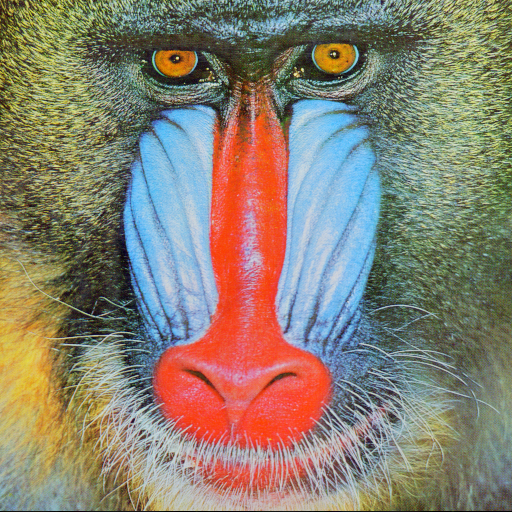
#> input picture HelloImage - OpenCV/baboon.png, 512 x 512 px
$ python TesteConvolucao.py
#> lines starting #> are read from the running program, lines starting #| are printed output that depends on the picture
import cv2
import numpy as np
import matplotlib.pyplot as plt

# Carregar uma imagem em escala de cinza
image = cv2.imread('baboon.png', cv2.IMREAD_GRAYSCALE)
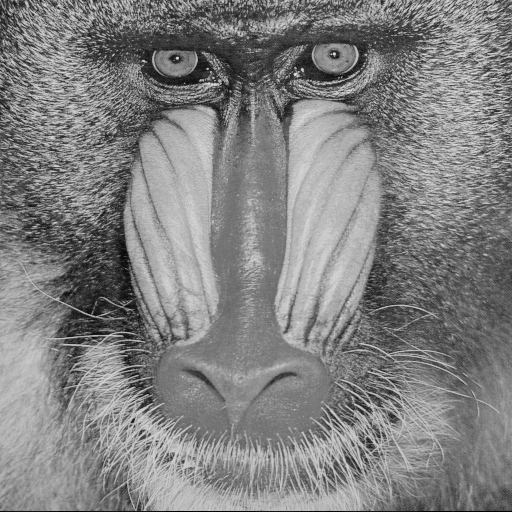
#> image: shape (512, 512); min 0, max 230, mean 129.1

# Kernel Sobel para bordas horizontais (não rotacionado)
sobel_horizontal = np.array([[1, 2, 1],
                             [0, 0, 0],
                             [-1, -2, -1]])

# Aplicar o filtro usando o kernel original
sobel_filtered = cv2.filter2D(image, -1, sobel_horizontal)
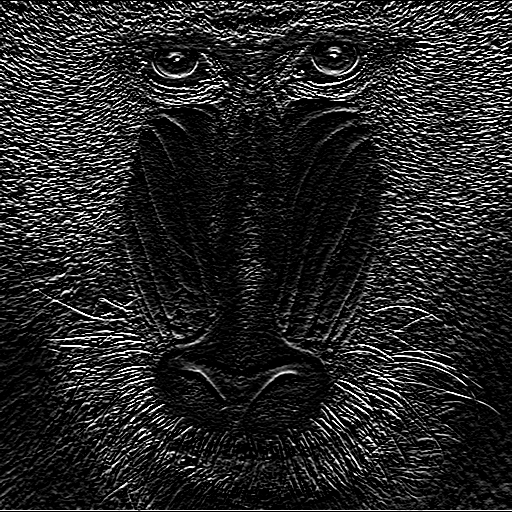
#> sobel_filtered: shape (512, 512); min 0, max 255, mean 38.3

# Kernel Sobel rotacionado 180° para bordas horizontais
sobel_horizontal_rotated = np.array([[-1, -2, -1],
                                     [0, 0, 0],
                                     [1, 2, 1]])

# Aplicar o filtro usando o kernel rotacionado
sobel_filtered_rotated = cv2.filter2D(image, -1, sobel_horizontal_rotated)
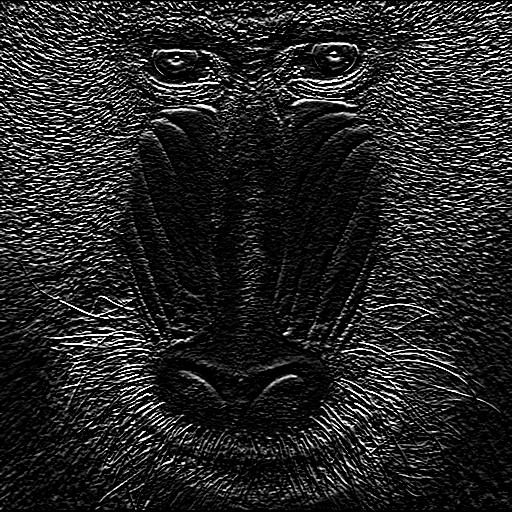
#> sobel_filtered_rotated: shape (512, 512); min 0, max 255, mean 37.9

# Exibir os resultados
plt.figure(figsize=(10, 5))

plt.subplot(1, 3, 1)
plt.title('Imagem Original')
plt.imshow(image, cmap='gray')

plt.subplot(1, 3, 2)
plt.title('Filtro Sobel Original')
plt.imshow(sobel_filtered, cmap='gray')

plt.subplot(1, 3, 3)
plt.title('Filtro Sobel Rotacionado')
plt.imshow(sobel_filtered_rotated, cmap='gray')

plt.show()
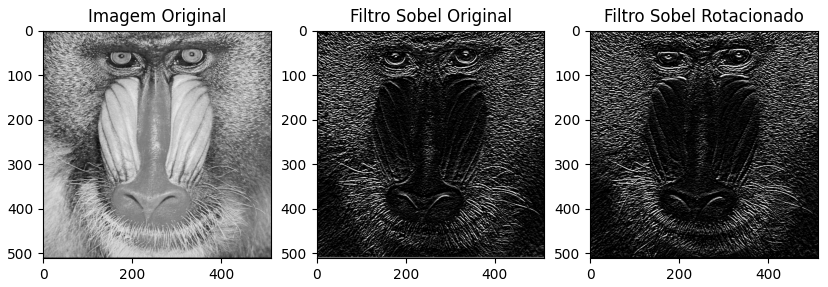
#> figure drawn by matplotlib, 3 panels
